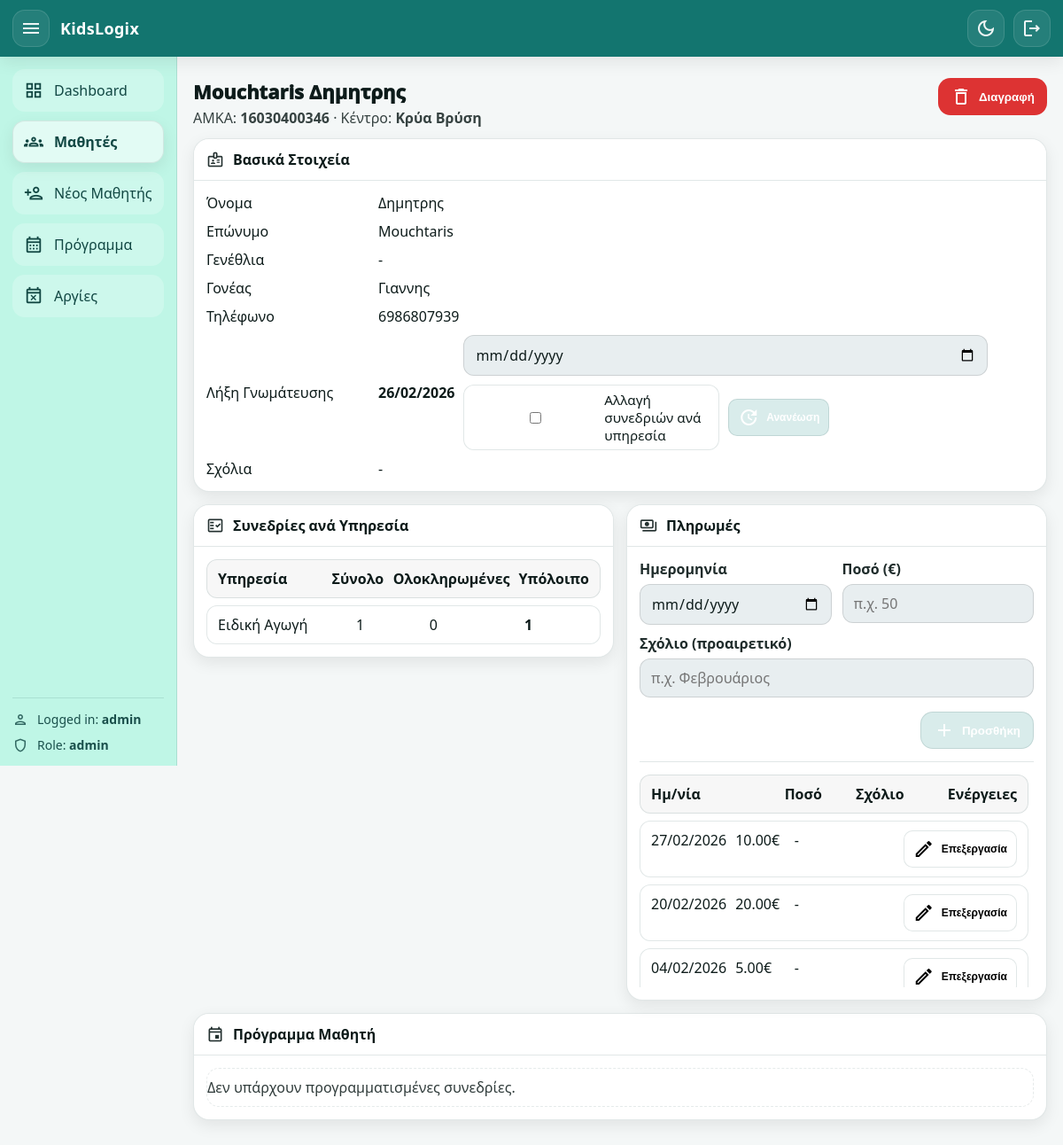
The page /students/16030400346 (signed in) on the database as committed earlier.
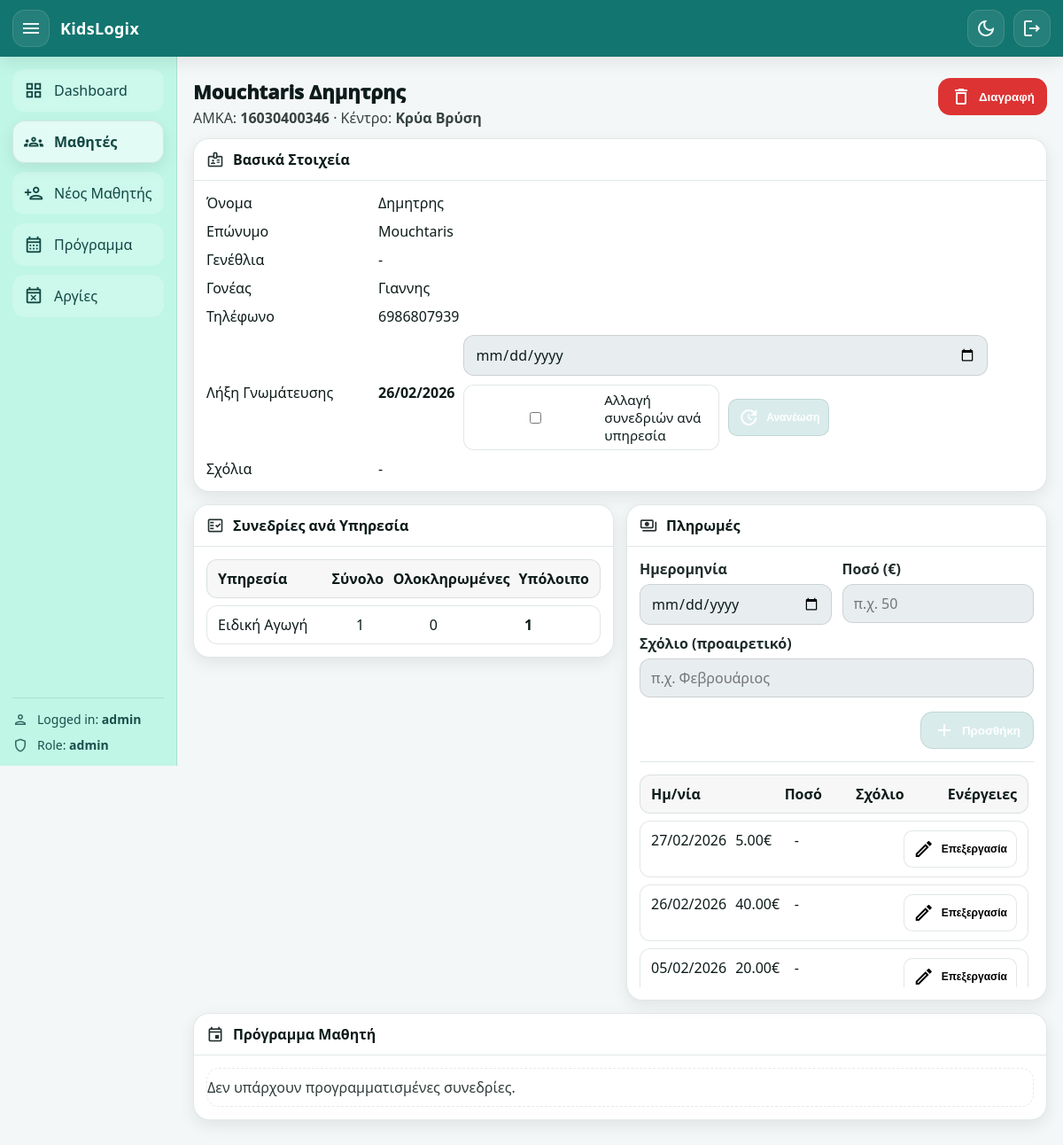
The same page on the database as committed later.
### app/models.py (models this page shows, shortened)
class Student(Base):
    __tablename__ = "students"
    amka: Mapped[str] = mapped_column(String(20), primary_key=True)
    center: Mapped[str] = mapped_column(
        String(20),
        nullable=False,
        default="Giannitsa",  # Giannitsa / KryaVrisi
    )
    first_name: Mapped[str] = mapped_column(String(60), nullable=False)
    last_name: Mapped[str] = mapped_column(String(60), nullable=False)
    date_of_birth: Mapped[date | None] = mapped_column(Date, nullable=True)
    parent_name: Mapped[str | None] = mapped_column(String(120), nullable=True)
    parent_phone: Mapped[str | None] = mapped_column(String(30), nullable=True)
    assessment_expiry_date: Mapped[date | None] = mapped_column(Date, nullable=True)
    admin_comment: Mapped[str | None] = mapped_column(String(1000), nullable=True)
    created_at: Mapped[datetime] = mapped_column(
        DateTime, default=datetime.utcnow, nullable=False
    )
    services: Mapped[list["StudentService"]] = relationship(
        back_populates="student",
        cascade="all, delete-orphan",
    )
    appointments: Mapped[list["Appointment"]] = relationship(
        back_populates="student",
        cascade="all, delete-orphan",
    )
    payments: Mapped[list["Payment"]] = relationship(
        back_populates="student",
        cascade="all, delete-orphan",
    )

class Service(Base):
    __tablename__ = "services"
    id: Mapped[int] = mapped_column(Integer, primary_key=True, autoincrement=True)
    name: Mapped[str] = mapped_column(String(60), unique=True, nullable=False)
    student_links: Mapped[list["StudentService"]] = relationship(
        back_populates="service",
        cascade="all, delete-orphan",
    )
    appointments: Mapped[list["Appointment"]] = relationship(
        back_populates="service",
        cascade="all, delete-orphan",
    )

class Payment(Base):
    __tablename__ = "payments"
    id: Mapped[int] = mapped_column(Integer, primary_key=True, autoincrement=True)
    student_amka: Mapped[str] = mapped_column(
        ForeignKey("students.amka", ondelete="CASCADE"), nullable=False
    )
    payment_date: Mapped[date] = mapped_column(Date, nullable=False)
    amount_cents: Mapped[int] = mapped_column(Integer, nullable=False)
    comment: Mapped[str | None] = mapped_column(String(500), nullable=True)
    created_at: Mapped[datetime] = mapped_column(
        DateTime, default=datetime.utcnow, nullable=False
    )
    student: Mapped["Student"] = relationship(back_populates="payments")

### app/routers/web.py (the view)
@router.get("/students/{amka}", response_class=HTMLResponse)
def student_page(
    amka: str,
    request: Request,
    db: Session = Depends(get_db),
    user: User = Depends(get_current_user),
):
    st = db.query(Student).filter(Student.amka == amka).first()
    if not st:
        return RedirectResponse("/students", status_code=303)
    links = (
        db.query(StudentService)
        .filter(StudentService.student_amka == amka)
        .all()
    )
    services_info = []
    for l in links:
        total = int(l.total_sessions or 0)
        used = (
            db.query(Appointment.id)
            .filter(Appointment.student_amka == amka)
            .filter(Appointment.service_id == l.service_id)
            .filter(Appointment.status.in_(["scheduled", "completed"]))
            .count()
        )
        completed = (
            db.query(Appointment.id)
            .filter(Appointment.student_amka == amka)
            .filter(Appointment.service_id == l.service_id)
            .filter(Appointment.status == "completed")
            .count()
        )
        remaining = max(total - int(used), 0)
        services_info.append(
            {
                "service": l.service,
                "total": total,
                "completed": int(completed),
                "remaining": int(remaining),
            }
        )
    appointments = (
        db.query(Appointment)
        .filter(Appointment.student_amka == amka)
        .order_by(Appointment.day.desc(), Appointment.start_time.desc())
        .all()
    )
    payments = (
        db.query(Payment)
        .filter(Payment.student_amka == amka)
        .order_by(Payment.payment_date.desc(), Payment.id.desc())
        .all()
    )
    return templates.TemplateResponse(
        "student_page.html",
        {
            "request": request,
            "user": user,
            "page": "students",
            "student": st,
            "services_info": services_info,
            "appointments": appointments,
            "payments": payments,
            "today": date.today(),
            "centers": CENTERS,
        },
    )

### app/templates/student_page.html (shortened to what this page needs)
{% extends "base.html" %}
{% block content %}
<div class="page-head">
  <div>
    <h1 class="page-title">{{ student.full_name }}</h1>
    <p class="page-subtitle">
      AMKA: <b>{{ student.amka }}</b> ·
      Κέντρο: <b>{{ centers.get(student.center, student.center) }}</b>
    </p>
  </div>
  <div class="page-actions">
    <form method="post" action="/students/{{ student.amka }}/delete"
          onsubmit="return confirm('Σίγουρα διαγραφή μαθητή; Θα διαγραφούν και οι συνεδρίες/πληρωμές του.');">
      <button class="btn btn-danger" type="submit" title="Διαγραφή μαθητή">
        <span class="material-icons-outlined">delete</span>
        Διαγραφή
      </button>
    </form>
  </div>
</div>
<div class="card">
  <div class="card-head">
    <div class="card-title">
      <span class="material-icons-outlined">badge</span>
      <h2>Βασικά Στοιχεία</h2>
    </div>
  </div>
  <div class="card-body">
    <div class="kv">
      <div>Όνομα</div><div>{{ student.first_name }}</div>
      <div>Επώνυμο</div><div>{{ student.last_name }}</div>
      <div>Γενέθλια</div><div>{{ fmt_date_gr(student.date_of_birth) }}</div>
      <div>Γονέας</div><div>{{ student.parent_name or '-' }}</div>
      <div>Τηλέφωνο</div><div>{{ student.parent_phone or '-' }}</div>
      <div>Λήξη Γνωμάτευσης</div>
      <div>
        <div class="renew-row">
          <b>{{ fmt_date_gr(student.assessment_expiry_date) }}</b>
          <form method="post" action="/students/{{ student.amka }}/assessment/renew" class="renew-form">
            <input type="date" name="assessment_expiry_date" required>
            <label class="checkbox">
              <input type="checkbox" id="change_sessions_chk" name="change_sessions" value="1" onchange="toggleRenewSessions()">
              Αλλαγή συνεδριών ανά υπηρεσία
            </label>
            <button class="btn btn-xs btn-primary" type="submit" onclick="return confirmRenew();">
              <span class="material-icons-outlined">update</span>
              Ανανέωση
            </button>
          </form>
        </div>
      </div>
      <div>Σχόλια</div><div>{{ student.notes or '-' }}</div>
    </div>
  </div>
</div>
<div class="grid-2-cards">
  <div class="card">
    <div class="card-head">
      <div class="card-title">
        <span class="material-icons-outlined">fact_check</span>
        <h2>Συνεδρίες ανά Υπηρεσία</h2>
      </div>
    </div>
    <div class="card-body">
      {% if services_info and services_info|length > 0 %}
        <div class="table">
          <div class="tr th">
            <div>Υπηρεσία</div>
            <div>Σύνολο</div>
            <div>Ολοκληρωμένες</div>
            <div>Υπόλοιπο</div>
          </div>
          {% for x in services_info %}
            <div class="tr">
              <div>{{ x.service.name }}</div>
              <div>{{ x.total }}</div>
              <div>{{ x.completed }}</div>
              <div><b>{{ x.remaining }}</b></div>
            </div>
          {% endfor %}
        </div>
      {% else %}
        <div class="empty-state">Δεν υπάρχουν υπηρεσίες για τον μαθητή.</div>
      {% endif %}
    </div>
  </div>
  <div class="card payments-card">
    <div class="card-head">
      <div class="card-title">
        <span class="material-icons-outlined">payments</span>
        <h2>Πληρωμές</h2>
      </div>
    </div>
    <div class="card-body">
      <form class="form-grid compact" method="post" action="/students/{{ student.amka }}/payments/new">
        <div class="grid-2">
          <label class="field">
            <span>Ημερομηνία</span>
            <input type="date" name="payment_date" required>
          </label>
          <label class="field">
            <span>Ποσό (€)</span>
            <input type="text" name="amount" placeholder="π.χ. 50" required>
          </label>
        </div>
        <label class="field">
          <span>Σχόλιο (προαιρετικό)</span>
          <input type="text" name="comment" placeholder="π.χ. Φεβρουάριος">
        </label>
        <div class="form-actions">
          <button class="btn btn-primary" type="submit">
            <span class="material-icons-outlined">add</span>
            Προσθήκη
          </button>
        </div>
      </form>
      {% if payments and payments|length > 0 %}
        <div class="payments-scroll">
          <div class="table">
            <div class="tr th payments-th">
              <div>Ημ/νία</div>
              <div>Ποσό</div>
              <div>Σχόλιο</div>
              <div>Ενέργειες</div>
            </div>
            {% for p in payments %}
              <div class="tr payments-row">
                <div>{{ fmt_date_gr(p.payment_date) }}</div>
                <div>{{ "%.2f"|format(p.amount_cents / 100) }}€</div>
                <div class="ellipsis">{{ p.comment or '-' }}</div>
                <div>
                  <button
                    class="btn btn-xs"
                    type="button"
                    onclick="openPaymentModal(this)"
                    data-payment-id="{{ p.id }}"
                    data-payment-date="{{ p.payment_date.isoformat() }}"
                    data-payment-amount="{{ "%.2f"|format(p.amount_cents/100) }}"
                    data-payment-comment="{{ p.comment or '' }}"
                    title="Επεξεργασία πληρωμής"
                  >
                    <span class="material-icons-outlined">edit</span>
                    Επεξεργασία
                  </button>
                </div>
              </div>
            {% endfor %}
          </div>
        </div>
      {% else %}
        <div class="empty-state">Δεν υπάρχουν πληρωμές.</div>
      {% endif %}
    </div>
  </div>
</div>
<div class="card">
  <div class="card-head">
    <div class="card-title">
      <span class="material-icons-outlined">event</span>
      <h2>Πρόγραμμα Μαθητή</h2>
    </div>
  </div>
  <div class="card-body">
    {% if appointments and appointments|length > 0 %}
      <div class="table">
        <div class="tr th" style="grid-template-columns: 1fr .7fr 1fr .8fr;">
          <div>Ημερομηνία</div>
          <div>Ώρα</div>
          <div>Υπηρεσία</div>
          <div>Κατάσταση</div>
        </div>
        {% for a in appointments %}
          <div class="tr" style="grid-template-columns: 1fr .7fr 1fr .8fr;">
            <div>{{ fmt_date_gr(a.date) }}</div>
            <div>{{ a.time }}</div>
            <div>{{ a.service.name if a.service else '-' }}</div>
            <div class="status {{ a.status }}">{{ a.status }}</div>
          </div>
        {% endfor %}
      </div>
    {% else %}
      <div class="empty-state">Δεν υπάρχουν προγραμματισμένες συνεδρίες.</div>
    {% endif %}
  </div>
</div>
{% endblock %}

### app/templates/base.html (shortened to what this page needs)
<!doctype html>
<html lang="el" data-theme="light">
<head>
  <link rel="stylesheet" href="/static/style.css?v=8" />
</head>
<body class="{% if request.url.path == '/login' %}auth-page{% endif %}">
  <div class="app-shell">
    <header class="topbar">
      <div class="topbar-left">
        {% if request.url.path != '/login' %}
          <button class="icon-btn topbar-btn" id="sidebarToggle" type="button" aria-label="Toggle sidebar">
            <span class="material-icons-outlined">menu</span>
          </button>
        {% endif %}
        <div class="brand">
          <span class="brand-title">KidsLogix</span>
        </div>
      </div>
      <div class="topbar-right">
        <button class="icon-btn topbar-btn" id="themeToggle" type="button" aria-label="Toggle dark mode" title="Dark mode">
          <span class="material-icons-outlined" id="themeIcon">dark_mode</span>
        </button>
        {% if request.url.path != '/login' %}
          <a class="icon-btn topbar-btn" href="/auth/logout" aria-label="Logout" title="Logout">
            <span class="material-icons-outlined">logout</span>
          </a>
        {% endif %}
      </div>
    </header>
    <div class="layout {% if request.url.path == '/login' %}layout-auth{% endif %}">
      {% if request.url.path != '/login' %}
        <aside class="sidebar" id="sidebar">
          <nav class="nav">
            {% set path = request.url.path %}
            <a class="nav-item {% if path == '/' %}active{% endif %}" href="/">
              <span class="material-icons-outlined nav-ic">grid_view</span>
              <span class="nav-txt">Dashboard</span>
            </a>
            <a class="nav-item {% if path.startswith('/students') and path != '/students/new' %}active{% endif %}" href="/students">
              <span class="material-icons-outlined nav-ic">groups</span>
              <span class="nav-txt">Μαθητές</span>
            </a>
            <a class="nav-item {% if path == '/students/new' %}active{% endif %}" href="/students/new">
              <span class="material-icons-outlined nav-ic">person_add</span>
              <span class="nav-txt">Νέος Μαθητής</span>
            </a>
            <a class="nav-item {% if path.startswith('/schedule') %}active{% endif %}" href="/schedule">
              <span class="material-icons-outlined nav-ic">calendar_month</span>
              <span class="nav-txt">Πρόγραμμα</span>
            </a>
            <a class="nav-item {% if path.startswith('/holidays') %}active{% endif %}" href="/holidays">
              <span class="material-icons-outlined nav-ic">event_busy</span>
              <span class="nav-txt">Αργίες</span>
            </a>
          </nav>
          <div class="sidebar-footer">
            <div class="meta-row">
              <span class="material-icons-outlined">person</span>
              <span>Logged in: <b>{{ user.username if user else '-' }}</b></span>
            </div>
            <div class="meta-row">
              <span class="material-icons-outlined">shield</span>
              <span>Role: <b>{{ user.role if user else '-' }}</b></span>
            </div>
          </div>
        </aside>
      {% endif %}
      <main class="content {% if request.url.path == '/login' %}content-auth{% endif %}">
        {% block content %}{% endblock %}
      </main>
    </div>
  </div>
</body>
</html>

Rows that differ between the two databases and show on the page:
changed Payment (number 1 of 3 on the later page): payment_date "04/02/2026" → "27/02/2026"; moves up the list
changed Payment (number 2 of 3 on the later page): payment_date "27/02/2026" → "26/02/2026"; p.amount_cents/100 "10.00" → "40.00"
changed Payment (number 3 of 3 on the later page): payment_date "20/02/2026" → "05/02/2026"
